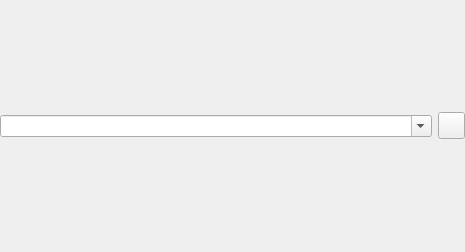
<?xml version="1.0" encoding="UTF-8"?>
<ui version="4.0">
 <class>FilterWidget</class>
 <widget class="QWidget" name="FilterWidget">
  <property name="geometry">
   <rect>
    <x>0</x>
    <y>0</y>
    <width>465</width>
    <height>252</height>
   </rect>
  </property>
  <layout class="QHBoxLayout" name="horizontalLayout" stretch="0,0">
   <property name="leftMargin">
    <number>0</number>
   </property>
   <property name="topMargin">
    <number>0</number>
   </property>
   <property name="rightMargin">
    <number>0</number>
   </property>
   <property name="bottomMargin">
    <number>0</number>
   </property>
   <item>
    <widget class="QComboBox" name="comboBox">
     <property name="toolTip">
      <string>Filter pattern.</string>
     </property>
     <property name="editable">
      <bool>true</bool>
     </property>
    </widget>
   </item>
   <item>
    <widget class="QPushButton" name="pushButton">
     <property name="minimumSize">
      <size>
       <width>27</width>
       <height>27</height>
      </size>
     </property>
     <property name="maximumSize">
      <size>
       <width>27</width>
       <height>27</height>
      </size>
     </property>
     <property name="toolTip">
      <string>Clear filter</string>
     </property>
     <property name="icon">
      <iconset resource="ressources.qrc">
       <normaloff>:/icons/icons/cross56.png</normaloff>:/icons/icons/cross56.png</iconset>
     </property>
    </widget>
   </item>
  </layout>
 </widget>
 <resources>
  <include location="ressources.qrc"/>
 </resources>
 <connections/>
</ui>
